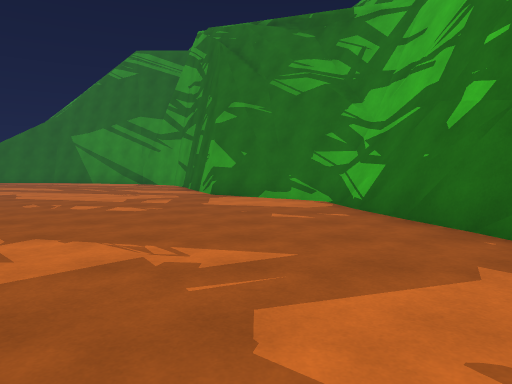
view 1 (above)

24 first-person views from a walk through a Unity game level. The camera is 1.4 m above the floor, tilts 4° down and sees 70° across. Doors are open. The floor is counted in squares, 2 m on a side. Each view is taken from the middle of a square. On the plan, view 1 faces up. The plan holds only what a view shows up to about 11 squares ahead; the rest is blank. The place goes on beyond the plan. The player is left out.

view 2
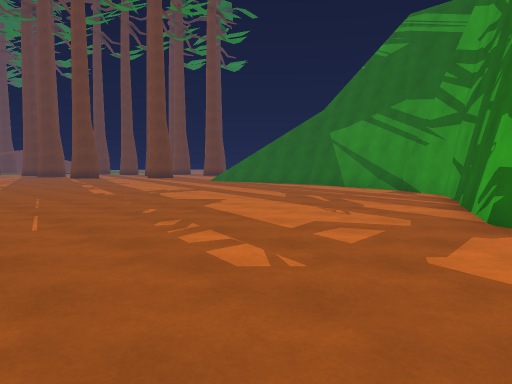

view 3
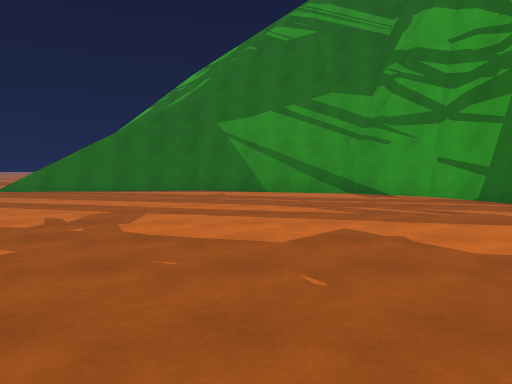

view 4
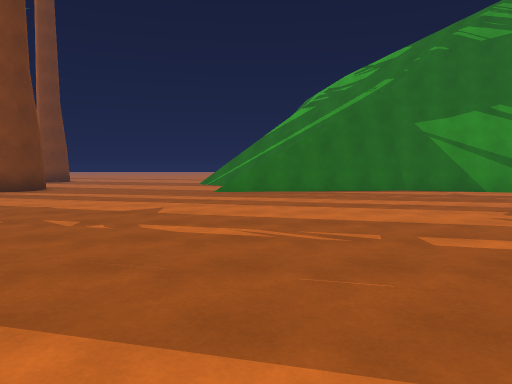

view 5
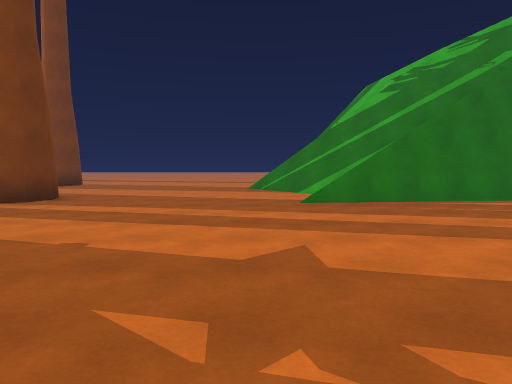

view 6
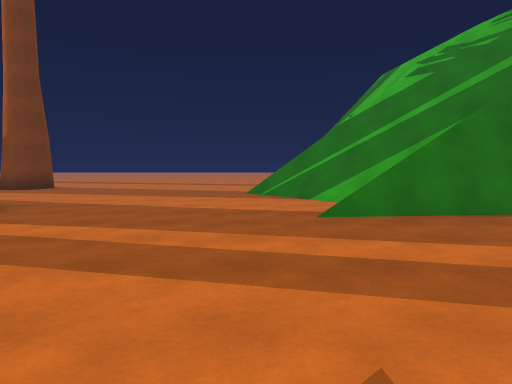

view 7
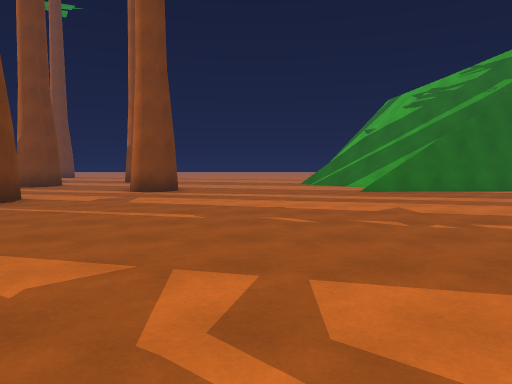

view 8
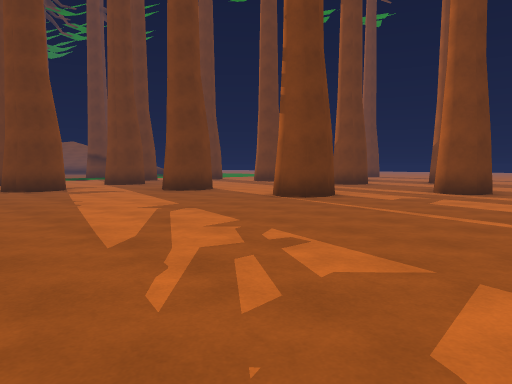

view 9
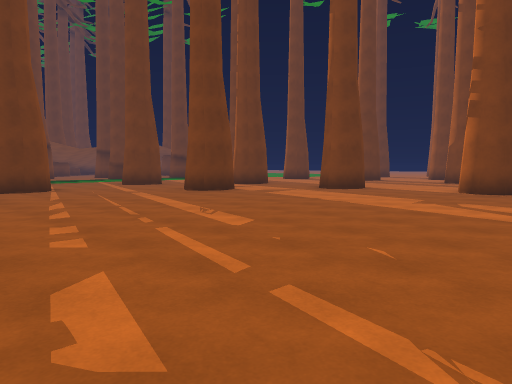

view 10
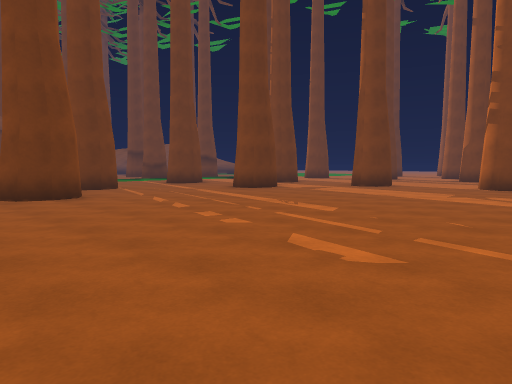

view 11
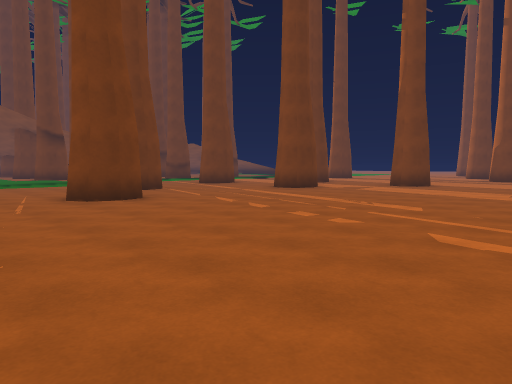

view 12
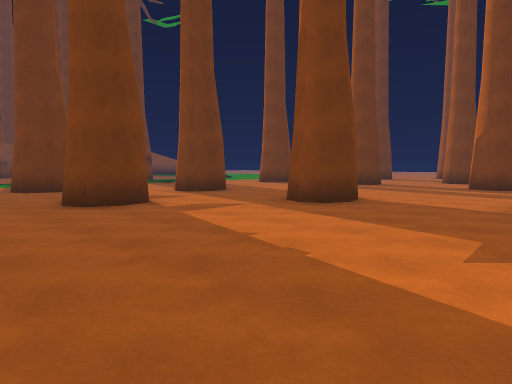

view 13
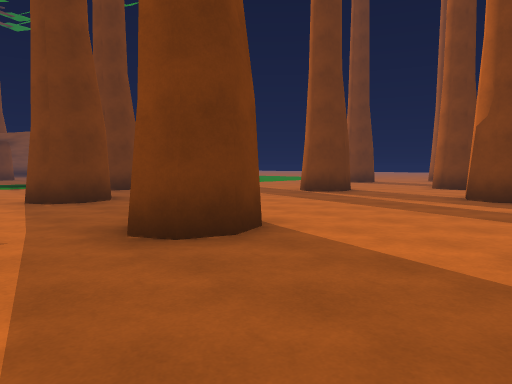

view 14
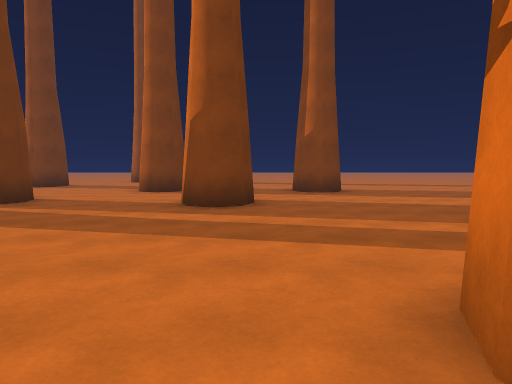

view 15
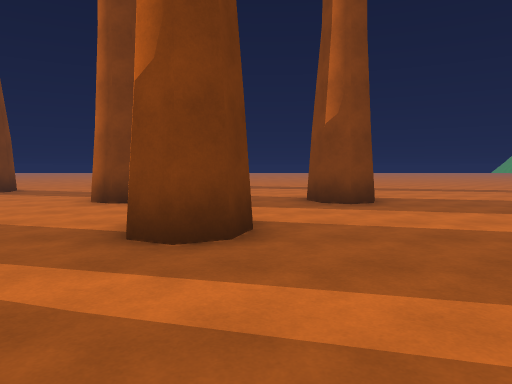

view 16
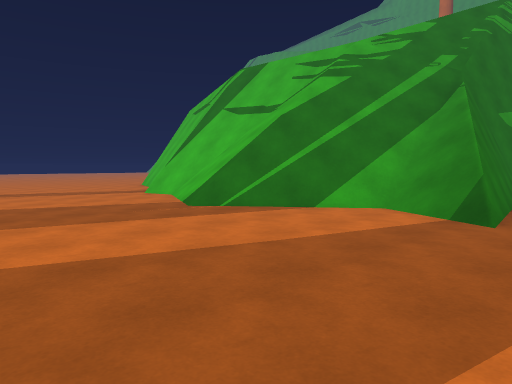

view 17
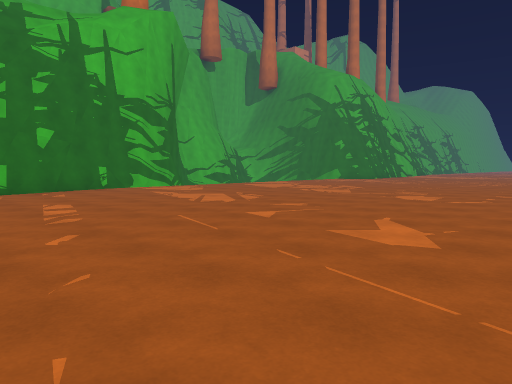

view 18
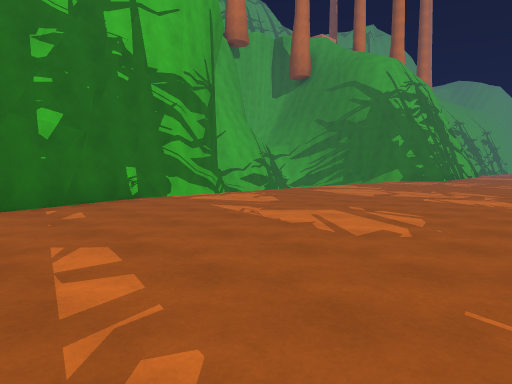

view 19
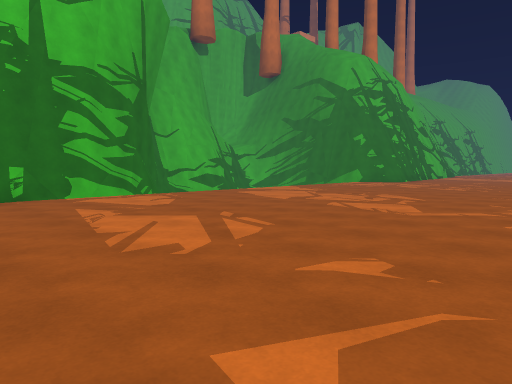

view 20
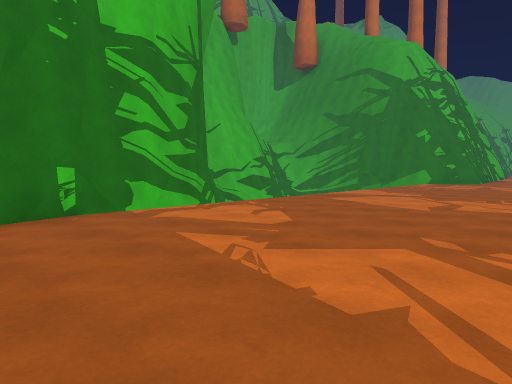

view 21
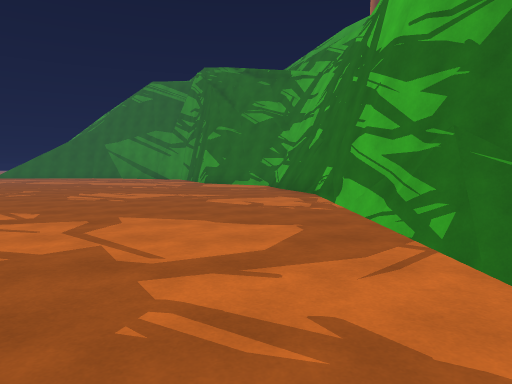

view 22
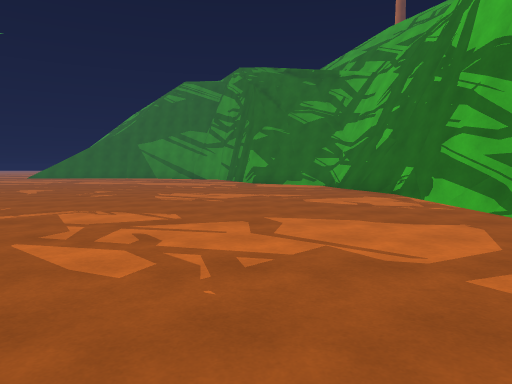

view 23
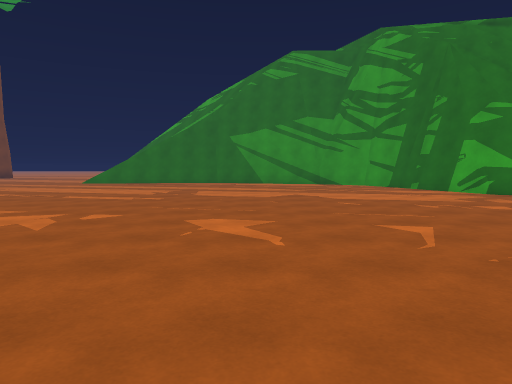

view 24
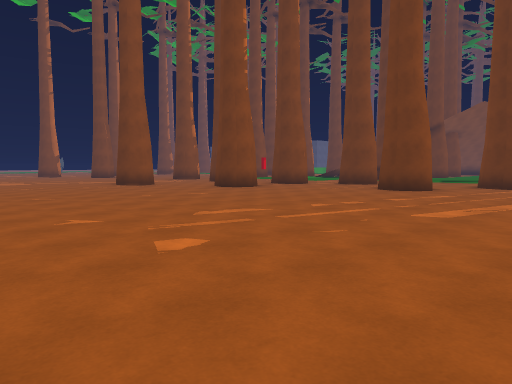

### Floor plan
Key: @ floor where view 1 was taken; # wall or solid block; . floor; / step, stairs or slope; = window, fence, low wall or low ledge; ^ raised ledge; v drop or lower ground.
Columns run from 31 left of view 1 to 5 right of it. Each row starts with its distance up from view 1.
 21   ..#. ..#.......//===
 20   .... ........./////=
 19   #... .........//////#=
 18   #...#........../////#^
 17  .................////=#
 16  ..........#......//#####
 15   .........#...../#/....####
 14    ........................##
 13   ......##..................##
 12 #... #..##...................#
 11 #...##.......................##
 10 ..............................#
  9  .............................###
  8 ..#.............................##
  7 .................................#
  6  ............... ................#
  5 ...............   . .............##
  4 #.............       .............#
  3 #.............        ............#
  2   #..........         ............#
  1 ..#..........          ...........##
  0 .............          ........@..v##
 -1   ...........           .......... v#
 -2       .......           ..........
 -3        .....            ..........
 -4         ....            .. .......
 -5          ...               .......
 -6           ..               ......

Where each view was taken, in squares from view 1:
view 1: 0 up, 0 right, facing up
view 2: 4 up, 0 right, facing up-left
view 3: 5 up, 7 left, facing up
view 4: 5 up, 13 left, facing up
view 5: 8 up, 15 left, facing up
view 6: 10 up, 15 left, facing up
view 7: 5 up, 17 left, facing up
view 8: 5 up, 17 left, facing up-left
view 9: 1 up, 20 left, facing up-left
view 10: 1 down, 20 left, facing up-left
view 11: 2 down, 21 left, facing up-left
view 12: 5 up, 22 left, facing up-left
view 13: 9 up, 23 left, facing up-left
view 14: 11 up, 24 left, facing up
view 15: 14 up, 24 left, facing up
view 16: 14 up, 19 left, facing up-right
view 17: 8 up, 9 left, facing down-right
view 18: 7 up, 5 left, facing down-right
view 19: 5 up, 6 left, facing down-right
view 20: 5 up, 3 left, facing down-right
view 21: 6 down, 1 right, facing up
view 22: 6 down, 1 left, facing up
view 23: 0 up, 7 left, facing up
view 24: 6 up, 18 left, facing down-left
